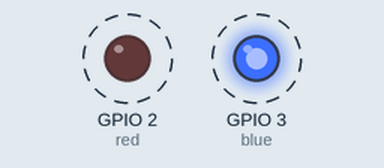
Recording of a program running on a simulated Raspberry Pi (BCM pin numbers). Shown: output pins drawn as LEDs (lit = HIGH). Dashed ring = blinking.

Above: at 0.02 s.
Timing chart, 0 to 3.0 s (numbered marks = the images above):
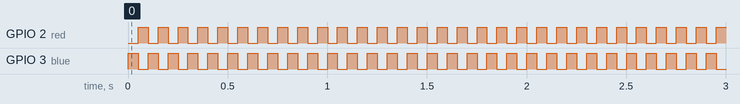

Measured:
- by itself, GPIO 2 (red), GPIO 3 (blue): alternates HIGH for 0.05 s and LOW for 0.05 s

The program:

Police_Light_Circuit.py
```python
from gpiozero import LED
from gpiozero.pins.pigpio import PiGPIOFactory
from time import sleep

host = "192.168.1.23"
factory = PiGPIOFactory(host)
red = LED(2, pin_factory=factory)
blue = LED(3, pin_factory=factory)
sTime = .05


while True:
    blue.on()
    red.off()
    sleep(sTime)
    blue.off()
    red.on()
    sleep(sTime)
```
